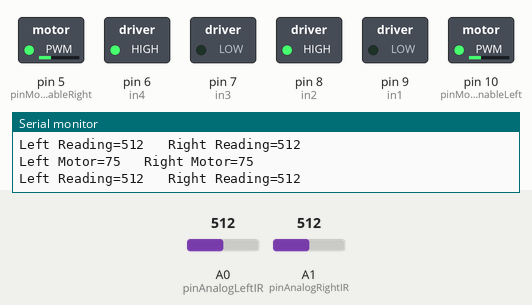
Recording of a sketch running on a simulated Arduino Uno, built with avr-gcc and run on an emulated ATmega328P. On the bench: switched loads named in the sketch (green lamp = pin HIGH), the last lines printed to the serial monitor. Inputs (shaded band) come from the test bench; at power-on: A0 (pinAnalogLeftIR) = 512, A1 (pinAnalogRightIR) = 512.

Above: at 1.2 s.
1.3 s: A0 (pinAnalogLeftIR) set to 83
2.8 s: A0 (pinAnalogLeftIR) set to 68
At 3.6 s:
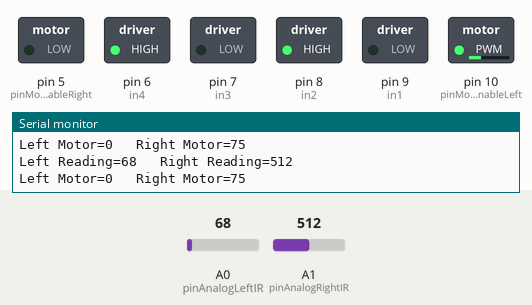
4.3 s: A1 (pinAnalogRightIR) set to 81
7.3 s: A1 (pinAnalogRightIR) set to 72
At 7.7 s:
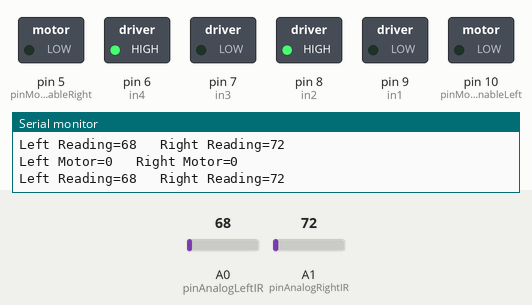
8.8 s: A0 (pinAnalogLeftIR) set to 122
At 10.0 s:
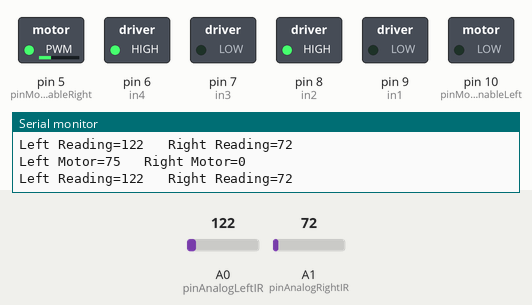
Timing chart, 0 to 11.3 s (numbered marks = the images above; inputs shaded):
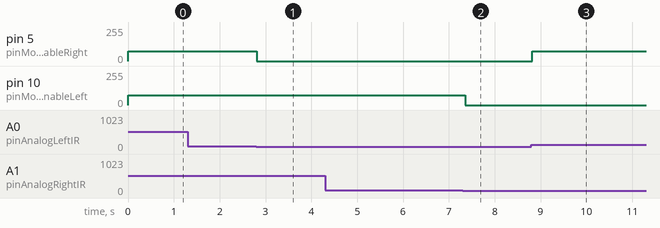

The sketch:

arduino_line_follower.ino
```cpp
// pin for IR Analog Values.
const int pinAnalogLeftIR = A0;
const int pinAnalogRightIR = A1;

int IRLeftValue = 0;
int IRRightValue = 0;


// Set Motor Speeds
const int motorStop = 0;
const int motorCrawlSpeed = 75;

//Set Value for line detection
const int irDetectionValue = 75;

// connect motor controller pins to Arduino digital pins
// motor one
int pinMotorEnableLeft = 10;
int motorLeftSpeed = 0;
int in1 = 9;
int in2 = 8;
// motor two
int pinMotorEnableRight = 5;
int motorRightSpeed = 0;
int in3 = 7;
int in4 = 6;
void setup()
{
  Serial.begin(9600);

  //IR Senosrs
  pinMode(pinAnalogLeftIR, INPUT);
  pinMode(pinAnalogRightIR, INPUT);

  //Motor Controller
  // set all the motor control pins to outputs
  pinMode(pinMotorEnableLeft, OUTPUT);
  pinMode(pinMotorEnableLeft, OUTPUT);
  pinMode(in1, OUTPUT);
  pinMode(in2, OUTPUT);
  pinMode(in3, OUTPUT);
  pinMode(in4, OUTPUT);

  // Set the motors to run in a forward direction
  // motor one
  digitalWrite(in1, LOW);
  digitalWrite(in2, HIGH);
  // motor two
  digitalWrite(in3, LOW);
  digitalWrite(in4, HIGH);

}

int calculateMotorSpeed(int value) {
  if (value <= irDetectionValue) {
    return motorStop;
  } else {
    return motorCrawlSpeed;
  }
}

void loop()
{
  Serial.print("Left Reading=");
  Serial.print(IRLeftValue);
  Serial.print("\t Right Reading=");
  Serial.println(IRRightValue);
  Serial.print("Left Motor=");
  Serial.print(calculateMotorSpeed(IRLeftValue));
  Serial.print("\t Right Motor=");
  Serial.println(calculateMotorSpeed(IRRightValue));


  //Check IR Values
  IRLeftValue = analogRead(pinAnalogLeftIR);
  IRRightValue = analogRead(pinAnalogRightIR);

  //Set Motor Speed
  analogWrite(pinMotorEnableLeft, calculateMotorSpeed(IRRightValue));
  analogWrite(pinMotorEnableRight, calculateMotorSpeed(IRLeftValue));
}
```

Measured:
- the behaviour switches between 76 and 75 on A0 (pinAnalogLeftIR) (found by bisection; images 0 and 1)
- the behaviour switches between 76 and 75 on A1 (pinAnalogRightIR) (found by bisection; images 1 and 2)
- after the input at 2.8 s, pin 5 (pinMotorEnableRight): 75/255 → 0/255 at once
- after the input at 7.3 s, pin 10 (pinMotorEnableLeft): 75/255 → 0/255 after 0.06 s
- after the input at 8.8 s, pin 5 (pinMotorEnableRight): 0/255 → 75/255 at once
